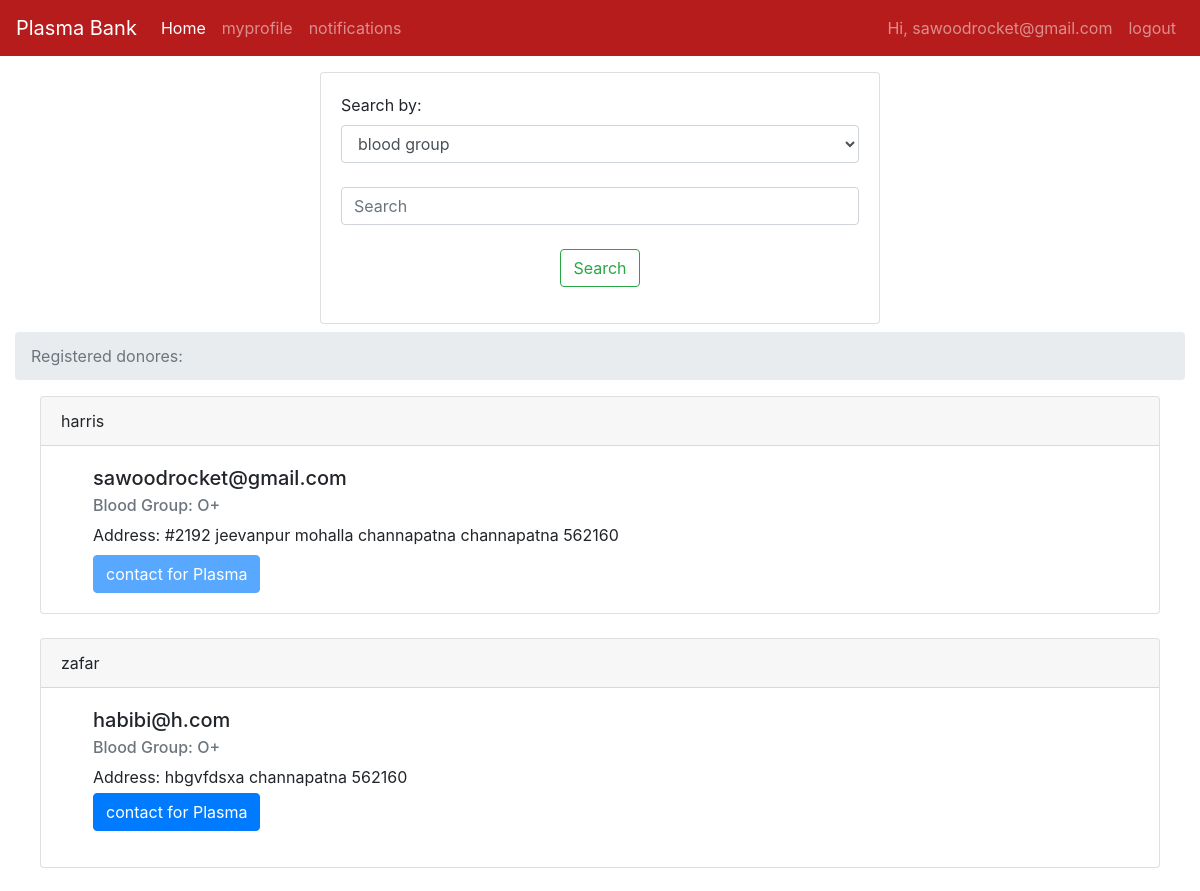
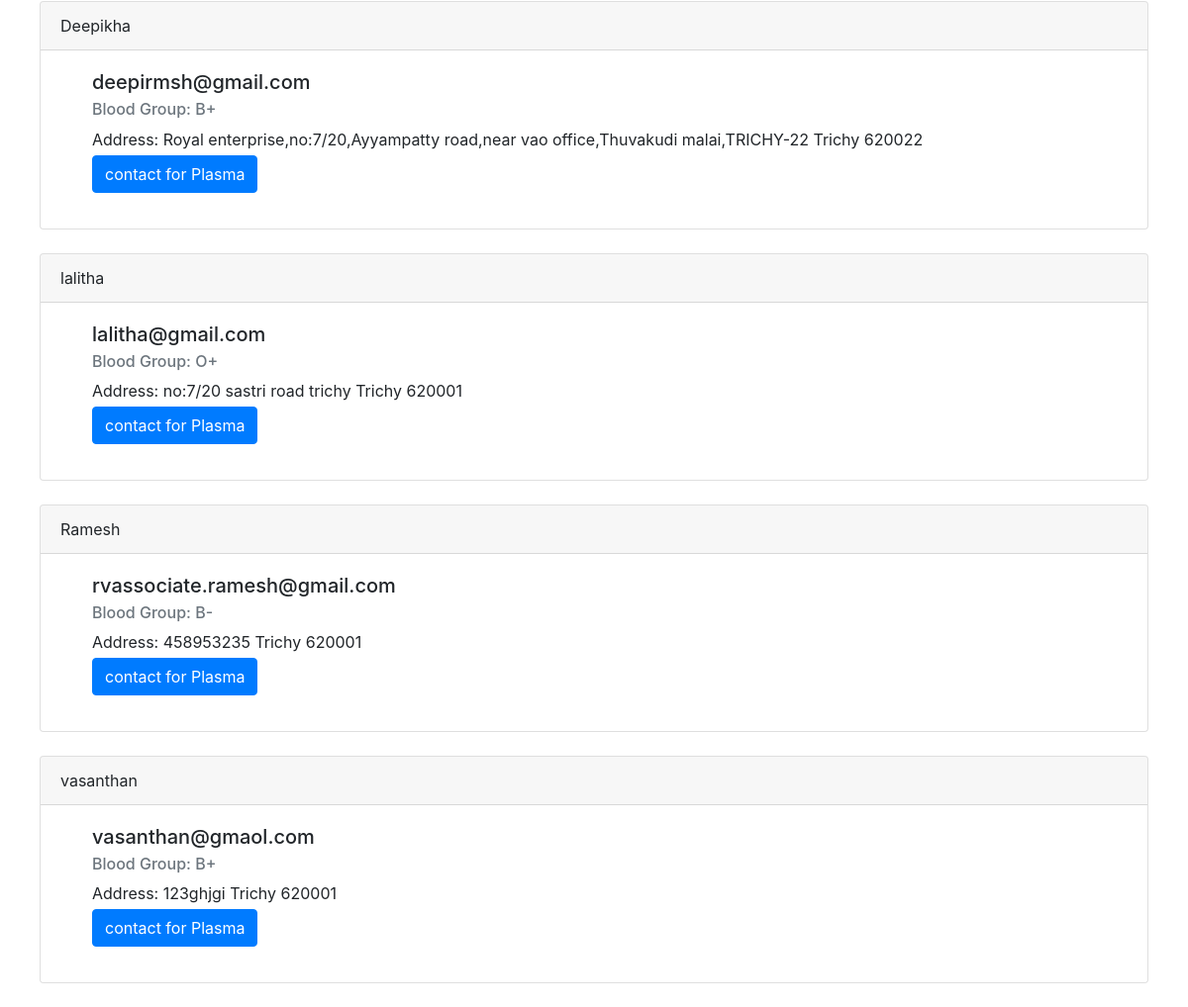
Screenshot of /index (signed in) with the database file from the repository (2 pictures, top to bottom).
### tables this page shows
CREATE TABLE users (name TEXT, addr TEXT, city TEXT, pin TEXT, bg TEXT,email TEXT UNIQUE, pass TEXT);

### Final Deliverables/Final code/server.py (the view, shortened to what this page needs)
@app.route('/index',methods = ['POST','GET'])
def index():
    if session.get('username') is not None:
        messages = session['username']
    else:
        messages = ""
    user = {'username': messages}
    print(messages)
    if request.method=='GET':
        con = sqlite3.connect('database.db')
        con.row_factory = sqlite3.Row
        cur = con.cursor()
        cur.execute("select * from users ")
        rows = cur.fetchall();
        return render_template('index.html', title='Home', user=user, rows=rows)

### Project Development phase/Sprint 3/Templates/index.html (shortened to what this page needs)
{% extends "base.html" %}
{% block content %}
<div class="container-fluid">
        <center>
        <div class="card text-left mt-3" style="width: 35rem;">
          <div class="card-body">
        <form class="form-group" action = "{{url_for('index')}}" method = "POST">
          <label for="sel"> Search by:</label>
          <select name="type" class="form-control" id="exampleFormControlSelect1" required>
            <option value="blood">blood group</option>
          </select><br>
         <input class="form-control mr-sm-2" type="search" name="search" placeholder="Search" aria-label="Search" required><br>
         <center><button class="btn btn-outline-success my-2 my-sm-0" type="submit">Search</button></center>
    </form>
      </div>
    </div>
  </center>
</div>
        <div class="container-fluid">
  <nav aria-label="breadcrumb">
  <ol class="breadcrumb">
    <li class="breadcrumb-item active" aria-current="page">Registered donores:
</li>
  </ol>
</nav>
         <center>
           {% for row in rows %}
           <div class="card text-left" style="width: 70rem;">
             <div class="card-header">
    {{row["name"]}}
  </div>
            <div class="card-body ml-3">
            <h5 class="card-title ml-3"> {{row['email']}}</h5>
            <h6 class="card-subtitle mb-2  ml-3 text-muted"> Blood Group: {{row['bg']}}</h6>
             <p class="card-text ml-3"> Address:
               {{row["addr"]}}
               {{ row["city"]}}
               {{row['pin']}}
               <br>
               {% if session['username'] == row['email']%}
               <span class="d-inline-block" data-toggle="popover" data-content="Disabled popover">
   <button class="btn btn-primary mt-2" style="pointer-events: none;" type="button" disabled>contact for Plasma</button>
 </span>
               {% elif session['logged_in'] == True %}
               <button type="button" class="btn btn-primary mt-1" data-toggle="modal" data-target="#exampleModalCenter">
  contact for Plasma
</button>
               {% endif %}
            </div>
          </div>
          <br>
           {% endfor %}</center>
      </div>
{% endblock %}

### Project Development phase/Sprint 1/Templates/base.html (shortened to what this page needs)
<html>
    <head>
        <link rel="stylesheet" href="https://stackpath.bootstrapcdn.com/bootstrap/4.1.3/css/bootstrap.min.css">
    </head>
    <body>
      {% if session['admin'] == True %}
      <nav class="navbar navbar-expand-lg navbar-dark" style="background-color: #b71c1c;">
        <button class="navbar-toggler" type="button" data-toggle="collapse" data-target="#navbarSupportedContent" aria-controls="navbarSupportedContent" aria-expanded="false" aria-label="Toggle navigation">
          <span class="navbar-toggler-icon"></span>
        </button>
      <div class="collapse navbar-collapse" id="navbarNav">
        <a class="navbar-brand" href="/">Plasma Bank</a>
      <ul class="navbar-nav mr-auto">
        <li class="nav-item active">
          <a class="nav-link" href="/">Home <span class="sr-only">(current)</span></a>
        </li>
      <li class="nav-item">
        <a class="nav-link" href="/dashboard">Dashboard</a>
      </li>
      <li class="nav-item">
        <a class="nav-link" href="/bloodbank">add Plasma</a>
      </li>
      </ul>
      <ul class="navbar-nav ml-auto">
        <li class="nav-item">
          <a class="nav-link" href="{{url_for('logout')}}">logout</a>
        </li>
        </ul>
    </div>
  </nav>
      {% elif session['logged_in'] == True %}
      <nav class="navbar navbar-expand-lg navbar-dark" style="background-color: #b71c1c;">
      <div class="collapse navbar-collapse" id="navbarNav">
        <a class="navbar-brand" href="/">Plasma Bank</a>
      <ul class="navbar-nav mr-auto">
        <li class="nav-item active">
          <a class="nav-link" href="/">Home <span class="sr-only">(current)</span></a>
        </li>
      <li class="nav-item">
        <a class="nav-link" href="{{url_for('myprofile',email=session['username'])}}">myprofile</a>
      </li>
      <li class="nav-item">
        <a class="nav-link" href="{{url_for('notifications')}}">notifications</a>
      </li>
      </ul>
      <ul class="navbar-nav ml-auto">
    <li class="nav-item">
      <a class="nav-link" href="#"> Hi, {{ session['username']}}</a>
    </li>
    <li class="nav-item">
      <a class="nav-link" href="{{url_for('logout')}}">logout</a>
    </li>
    </ul>
  </div>
</nav>
    {%endif%}
          {% block content %}
           {% endblock %}
      </body>
</html>

### rows the page displays
users: username "sawoodrocket@gmail.com", name "harris", email "sawoodrocket@gmail.com", bg "O+", addr "#2192 jeevanpur mohalla channapatna", city "channapatna", pin "562160", shows "contact for Plasma"
users: name "zafar", email "habibi@h.com", bg "O+", addr "hbgvfdsxa", city "channapatna", pin "562160"
users: name "Deepikha", email "deepirmsh@gmail.com", bg "B+", addr "Royal enterprise,no:7/20,Ayyampatty road,near vao office,Thuvakudi malai,TRICHY-22", city "Trichy", pin "620022"
users: name "lalitha", email "lalitha@gmail.com", bg "O+", addr "no:7/20 sastri road trichy", city "Trichy", pin "620001"
users: name "Ramesh", email "rvassociate.ramesh@gmail.com", bg "B-", addr "458953235", city "Trichy", pin "620001"
users: name "vasanthan", email "vasanthan@gmaol.com", bg "B+", addr "123ghjgi", city "Trichy", pin "620001"
